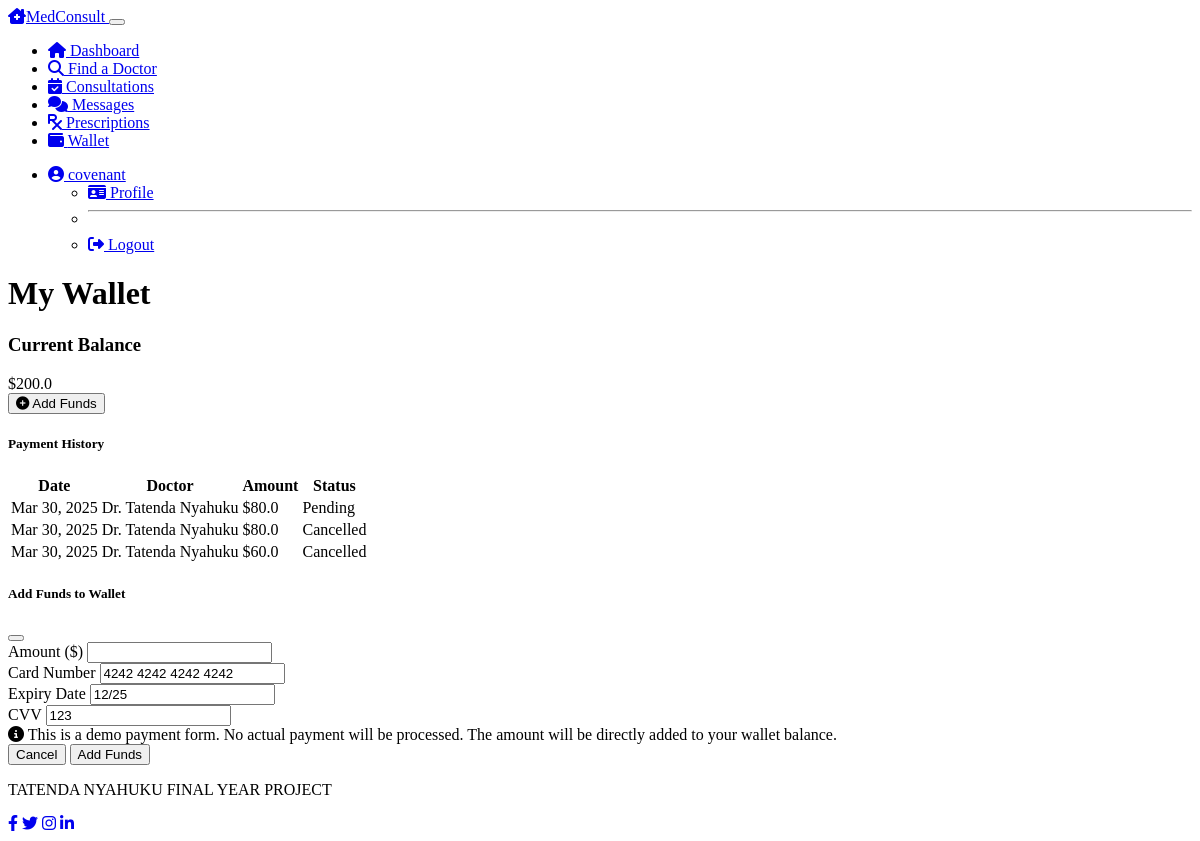
The app's page /patient/wallet (signed in), older data.
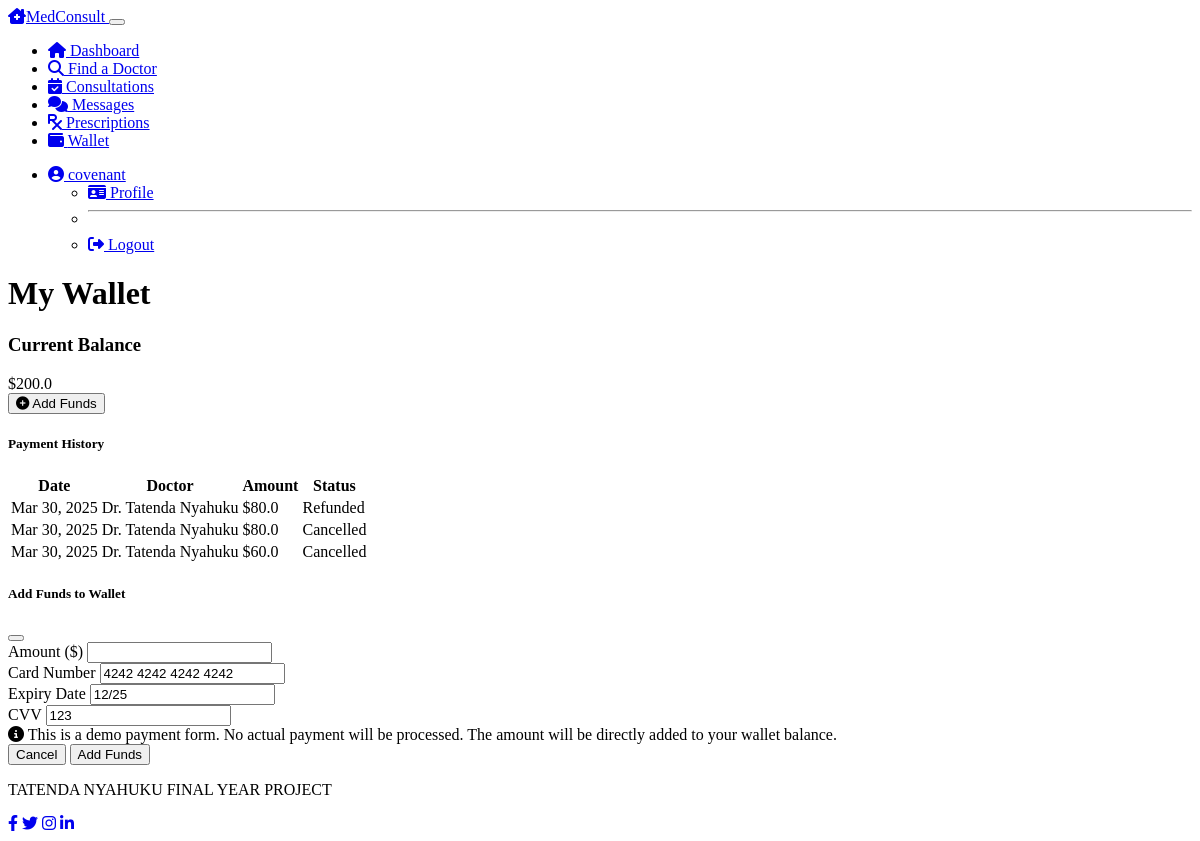
The same page, newer data.
### models.py (models this page shows, shortened)
class Payment(db.Model):
    __tablename__ = 'payments'
    id = db.Column(db.Integer, primary_key=True)
    consultation_id = db.Column(db.Integer, db.ForeignKey('consultations.id'), nullable=False)
    amount = db.Column(db.Float, nullable=False)
    status = db.Column(db.String(50), default='pending')  # pending, completed, refunded
    timestamp = db.Column(db.DateTime, default=datetime.utcnow)
    consultation = db.relationship('Consultation', foreign_keys=[consultation_id])

class Doctor(db.Model):
    __tablename__ = 'doctors'
    id = db.Column(db.Integer, primary_key=True)
    user_id = db.Column(db.Integer, db.ForeignKey('users.id'), nullable=False)
    first_name = db.Column(db.String(50), nullable=False)
    last_name = db.Column(db.String(50), nullable=False)
    specialty = db.Column(db.String(100), nullable=False)
    license_number = db.Column(db.String(50), nullable=False)
    qualifications = db.Column(db.Text, nullable=True)
    min_fee = db.Column(db.Float, nullable=False)
    max_fee = db.Column(db.Float, nullable=False)
    is_verified = db.Column(db.Boolean, default=False)
    consultations = db.relationship('Consultation', backref='doctor', lazy=True)

### routes.py (the view, shortened to what this page needs)
@app.route('/patient/wallet', methods=['GET', 'POST'])
@login_required
@patient_required
def patient_wallet():
    payments = Payment.query.join(Consultation).filter(
        Consultation.patient_id == current_user.patient.id
    ).order_by(Payment.timestamp.desc()).all()
    return render_template('patient/wallet.html',
                          title='My Wallet',
                          wallet_balance=current_user.patient.wallet_balance,
                          payments=payments)

### models.py (called while the page is built)
@login_manager.user_loader
def load_user(user_id):
    user = User.query.get(int(user_id))
    if user:
        return user
    return None

### routes.py (called while the page is built)
def patient_required(f):
    @wraps(f)
    def decorated_function(*args, **kwargs):
        if not current_user.is_authenticated or current_user.role != 'patient':
            flash('Access denied: Patient access required', 'danger')
            return redirect(url_for('login'))
        return f(*args, **kwargs)
    return decorated_function

### templates/patient/wallet.html (shortened to what the changed rows need)
{% extends "layout.html" %}
{% block content %}
<div class="row mb-4">
    <div class="col-12">
        <h1 class="mb-4">My Wallet</h1>
    </div>
</div>
<div class="row">
    <div class="col-md-8">
        <div class="card bg-dark text-light">
            <div class="card-body">
                {% if payments %}
                    <div class="table-responsive">
                        <table class="table table-dark table-striped">
                            <thead>
                                <tr>
                                    <th>Date</th>
                                    <th>Doctor</th>
                                    <th>Amount</th>
                                    <th>Status</th>
                                </tr>
                            </thead>
                            <tbody>
                                {% for payment in payments %}
                                    <tr>
                                        <td>{{ payment.timestamp.strftime('%b %d, %Y') }}</td>
                                        <td>Dr. {{ payment.consultation.doctor.first_name }} {{ payment.consultation.doctor.last_name }}</td>
                                        <td>${{ payment.amount }}</td>
                                        <td>
                                            {% if payment.status == 'pending' %}
                                                {% if payment.consultation.status == 'cancelled' %}
                                                    <span class="badge bg-secondary">Cancelled</span>
                                                {% else %}
                                                    <span class="badge bg-warning text-dark">Pending</span>
                                                {% endif %}
                                            {% elif payment.status == 'completed' %}
                                                <span class="badge bg-success">Completed</span>
                                            {% elif payment.status == 'refunded' %}
                                                <span class="badge bg-info">Refunded</span>
                                            {% endif %}
                                        </td>
                                    </tr>
                                {% endfor %}
                            </tbody>
                        </table>
                    </div>
                {% else %}
                    <div class="alert alert-info">
                        <i class="fas fa-info-circle me-2"></i>
                        No payment history yet.
                    </div>
                {% endif %}
            </div>
        </div>
    </div>
</div>
{% endblock %}

Row changes from the older to the newer data that the page shows:
changed Payment (number 1 of 3 on the later page): status "Pending" → "Refunded"
